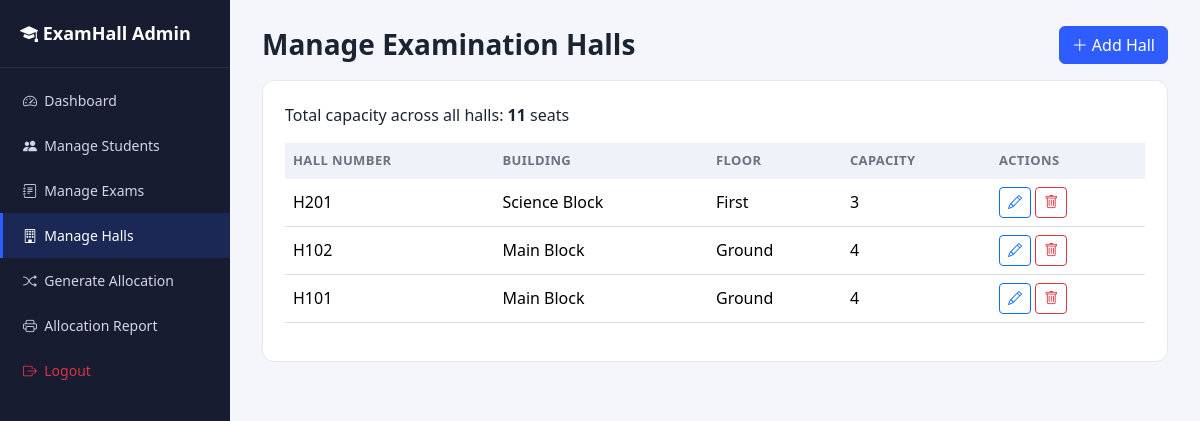
/admin/halls.php (signed in), run on the app's committed database.
### tables this page shows
CREATE TABLE halls (
  hall_id     INT AUTO_INCREMENT PRIMARY KEY,
  hall_number VARCHAR(20) NOT NULL UNIQUE,
  building    VARCHAR(50) NOT NULL,
  floor       VARCHAR(10) NOT NULL,
  capacity    INT NOT NULL CHECK (capacity > 0),
  created_at  TIMESTAMP DEFAULT CURRENT_TIMESTAMP
);

### includes/functions.php (called while the page is built, shortened)
<?php
function h($value) {
    return htmlspecialchars($value ?? '', ENT_QUOTES, 'UTF-8');
}

### admin/halls.php (the view, shortened to what this page needs)
<?php
require_once __DIR__ . '/../includes/functions.php';
require_once __DIR__ . '/../config/db.php';
$halls = $pdo->query('SELECT * FROM halls ORDER BY hall_id DESC')->fetchAll();
$totalCapacity = $pdo->query('SELECT COALESCE(SUM(capacity),0) FROM halls')->fetchColumn();
require __DIR__ . '/../includes/admin_header.php';
?>
<div class="d-flex justify-content-between align-items-center mb-3">
  <h3 class="page-title mb-0">Manage Examination Halls</h3>
  <button class="btn btn-primary no-print" data-bs-toggle="modal" data-bs-target="#hallModal" onclick="openAddModal()">
    <i class="bi bi-plus-lg"></i> Add Hall
  </button>
</div>
<div class="panel">
  <p class="mb-3">Total capacity across all halls: <strong><?= (int)$totalCapacity ?></strong> seats</p>
  <div class="table-responsive">
    <table class="table align-middle">
      <thead>
        <tr><th>Hall Number</th><th>Building</th><th>Floor</th><th>Capacity</th><th class="no-print">Actions</th></tr>
      </thead>
      <tbody>
        <?php foreach ($halls as $hall): ?>
          <tr>
            <td><?= h($hall['hall_number']) ?></td>
            <td><?= h($hall['building']) ?></td>
            <td><?= h($hall['floor']) ?></td>
            <td><?= (int)$hall['capacity'] ?></td>
            <td class="no-print">
              <button class="btn btn-sm btn-outline-primary" onclick='openEditModal(<?= json_encode($hall) ?>)'>
                <i class="bi bi-pencil"></i>
              </button>
              <a href="hall_delete.php?id=<?= (int)$hall['hall_id'] ?>" class="btn btn-sm btn-outline-danger confirm-delete">
                <i class="bi bi-trash"></i>
              </a>
            </td>
          </tr>
        <?php endforeach; ?>
      </tbody>
    </table>
  </div>
</div>
<?php require __DIR__ . '/../includes/admin_footer.php'; ?>

### css/style.css (style rules this page uses)
:root { --primary: #2f5cff; --primary-dark: #1e3fc2; --bg: #f4f6fb; --card-bg: #ffffff; --text-dark: #1c2333; --text-muted: #6b7280; --border: #e5e8f0; --success: #1aa262; --danger: #e34747; }
* { box-sizing: border-box; }
body { background: var(--bg); color: var(--text-dark); font-family: 'Segoe UI', Roboto, Arial, sans-serif; }
.page-title { font-weight: 700; margin-bottom: 22px; }
.panel { background: var(--card-bg); border-radius: 12px; border: 1px solid var(--border); padding: 22px; margin-bottom: 24px; }
.table thead th { background: #f0f2fa; font-size: 13px; text-transform: uppercase; letter-spacing: .03em; color: var(--text-muted); border-bottom: none; }
.btn-primary { background: var(--primary); border-color: var(--primary); }

### data on the page
halls: hall_number "H201", building "Science Block", floor "First", capacity "3"
halls: hall_number "H102", building "Main Block", floor "Ground", capacity "4"
halls: hall_number "H101", building "Main Block", floor "Ground", capacity "4"

### other printed values
$totalCapacity "11"
